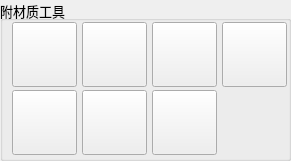
     <widget class="QGroupBox" name="Material">
      <property name="geometry">
       <rect>
        <x>120</x>
        <y>130</y>
        <width>291</width>
        <height>161</height>
       </rect>
      </property>
      <property name="font">
       <font>
        <pointsize>10</pointsize>
       </font>
      </property>
      <property name="title">
       <string>附材质工具</string>
      </property>
      <widget class="QWidget" name="gridLayoutWidget_2">
       <property name="geometry">
        <rect>
         <x>10</x>
         <y>20</y>
         <width>281</width>
         <height>137</height>
        </rect>
       </property>
       <layout class="QGridLayout" name="gridLayout_2">
        <property name="horizontalSpacing">
         <number>3</number>
        </property>
        <property name="verticalSpacing">
         <number>1</number>
        </property>
        <item row="0" column="1">
         <widget class="QPushButton" name="pushButton_19">
          <property name="sizePolicy">
           <sizepolicy hsizetype="Minimum" vsizetype="Fixed">
            <horstretch>10</horstretch>
            <verstretch>0</verstretch>
           </sizepolicy>
          </property>
          <property name="maximumSize">
           <size>
            <width>65</width>
            <height>65</height>
           </size>
          </property>
          <property name="sizeIncrement">
           <size>
            <width>50</width>
            <height>50</height>
           </size>
          </property>
          <property name="mouseTracking">
           <bool>true</bool>
          </property>
          <property name="text">
           <string/>
          </property>
          <property name="icon">
           <iconset>
            <normaloff>../../icons/Ninjago/RenderTools/green.bmp</normaloff>../../icons/Ninjago/RenderTools/green.bmp</iconset>
          </property>
          <property name="iconSize">
           <size>
            <width>128</width>
            <height>128</height>
           </size>
          </property>
          <property name="-command" stdset="0">
           <string>&quot;zzjIDPass_Material_Assign(\&quot;colorG\&quot;)&quot;</string>
          </property>
         </widget>
        </item>
        <item row="0" column="2">
         <widget class="QPushButton" name="pushButton_20">
          <property name="sizePolicy">
           <sizepolicy hsizetype="Minimum" vsizetype="Fixed">
            <horstretch>10</horstretch>
            <verstretch>0</verstretch>
           </sizepolicy>
          </property>
          <property name="maximumSize">
           <size>
            <width>65</width>
            <height>65</height>
           </size>
          </property>
          <property name="sizeIncrement">
           <size>
            <width>50</width>
            <height>50</height>
           </size>
          </property>
          <property name="mouseTracking">
           <bool>true</bool>
          </property>
          <property name="text">
           <string/>
          </property>
          <property name="icon">
           <iconset>
            <normaloff>../../icons/Ninjago/RenderTools/blue.bmp</normaloff>../../icons/Ninjago/RenderTools/blue.bmp</iconset>
          </property>
          <property name="iconSize">
           <size>
            <width>128</width>
            <height>128</height>
           </size>
          </property>
          <property name="-command" stdset="0">
           <string>&quot;zzjIDPass_Material_Assign(\&quot;colorB\&quot;)&quot;</string>
          </property>
         </widget>
        </item>
        <item row="0" column="3">
         <widget class="QPushButton" name="pushButton_21">
          <property name="sizePolicy">
           <sizepolicy hsizetype="Minimum" vsizetype="Fixed">
            <horstretch>10</horstretch>
            <verstretch>0</verstretch>
           </sizepolicy>
          </property>
          <property name="maximumSize">
           <size>
            <width>65</width>
            <height>65</height>
           </size>
          </property>
          <property name="sizeIncrement">
           <size>
            <width>50</width>
            <height>50</height>
           </size>
          </property>
          <property name="mouseTracking">
           <bool>true</bool>
          </property>
          <property name="text">
           <string/>
          </property>
          <property name="icon">
           <iconset>
            <normaloff>../../icons/Ninjago/RenderTools/alpha.bmp</normaloff>../../icons/Ninjago/RenderTools/alpha.bmp</iconset>
          </property>
          <property name="iconSize">
           <size>
            <width>128</width>
            <height>128</height>
           </size>
          </property>
          <property name="-command" stdset="0">
           <string>&quot;zzjIDPass_Material_Assign(\&quot;colorA\&quot;)&quot;</string>
          </property>
         </widget>
        </item>
        <item row="1" column="0">
         <widget class="QPushButton" name="pushButton_22">
          <property name="sizePolicy">
           <sizepolicy hsizetype="Minimum" vsizetype="Fixed">
            <horstretch>10</horstretch>
            <verstretch>0</verstretch>
           </sizepolicy>
          </property>
          <property name="maximumSize">
           <size>
            <width>65</width>
            <height>65</height>
           </size>
          </property>
          <property name="sizeIncrement">
           <size>
            <width>50</width>
            <height>50</height>
           </size>
          </property>
          <property name="mouseTracking">
           <bool>true</bool>
          </property>
          <property name="text">
           <string/>
          </property>
          <property name="icon">
           <iconset>
            <normaloff>../../icons/Ninjago/RenderTools/Matte.bmp</normaloff>../../icons/Ninjago/RenderTools/Matte.bmp</iconset>
          </property>
          <property name="iconSize">
           <size>
            <width>128</width>
            <height>128</height>
           </size>
          </property>
          <property name="-command" stdset="0">
           <string>&quot;zzjIDPass_Material_Assign(\&quot;matte\&quot;)&quot;</string>
          </property>
         </widget>
        </item>
        <item row="1" column="1">
         <widget class="QPushButton" name="pushButton_23">
          <property name="sizePolicy">
           <sizepolicy hsizetype="Minimum" vsizetype="Fixed">
            <horstretch>10</horstretch>
            <verstretch>0</verstretch>
           </sizepolicy>
          </property>
          <property name="maximumSize">
           <size>
            <width>65</width>
            <height>65</height>
           </size>
          </property>
          <property name="sizeIncrement">
           <size>
            <width>50</width>
            <height>50</height>
           </size>
          </property>
          <property name="mouseTracking">
           <bool>true</bool>
          </property>
          <property name="text">
           <string/>
          </property>
          <property name="icon">
           <iconset>
            <normaloff>../../icons/Ninjago/RenderTools/lambert.bmp</normaloff>../../icons/Ninjago/RenderTools/lambert.bmp</iconset>
          </property>
          <property name="iconSize">
           <size>
            <width>128</width>
            <height>128</height>
           </size>
          </property>
          <property name="-command" stdset="0">
           <string>&quot;zzjIDPass_Material_Assign(\&quot;lambert\&quot;)&quot;</string>
          </property>
         </widget>
        </item>
        <item row="0" column="0">
         <widget class="QPushButton" name="pushButton_24">
          <property name="sizePolicy">
           <sizepolicy hsizetype="Minimum" vsizetype="Fixed">
            <horstretch>10</horstretch>
            <verstretch>0</verstretch>
           </sizepolicy>
          </property>
          <property name="maximumSize">
           <size>
            <width>65</width>
            <height>65</height>
           </size>
          </property>
          <property name="sizeIncrement">
           <size>
            <width>50</width>
            <height>50</height>
           </size>
          </property>
          <property name="toolTip">
           <string comment="as" extracomment="asdwe"/>
          </property>
          <property name="statusTip">
           <string/>
          </property>
          <property name="whatsThis">
           <string/>
          </property>
          <property name="text">
           <string/>
          </property>
          <property name="icon">
           <iconset>
            <normaloff>../../icons/Ninjago/RenderTools/red.bmp</normaloff>../../icons/Ninjago/RenderTools/red.bmp</iconset>
          </property>
          <property name="iconSize">
           <size>
            <width>128</width>
            <height>128</height>
           </size>
          </property>
          <property name="-command" stdset="0">
           <string>&quot;zzjIDPass_Material_Assign(\&quot;colorR\&quot;)&quot;</string>
          </property>
         </widget>
        </item>
        <item row="1" column="2">
         <widget class="QPushButton" name="pushButton_25">
          <property name="sizePolicy">
           <sizepolicy hsizetype="Minimum" vsizetype="Fixed">
            <horstretch>10</horstretch>
            <verstretch>0</verstretch>
           </sizepolicy>
          </property>
          <property name="maximumSize">
           <size>
            <width>65</width>
            <height>65</height>
           </size>
          </property>
          <property name="sizeIncrement">
           <size>
            <width>50</width>
            <height>50</height>
           </size>
          </property>
          <property name="mouseTracking">
           <bool>true</bool>
          </property>
          <property name="text">
           <string/>
          </property>
          <property name="icon">
           <iconset>
            <normaloff>../../icons/Ninjago/RenderTools/shadow.bmp</normaloff>../../icons/Ninjago/RenderTools/shadow.bmp</iconset>
          </property>
          <property name="iconSize">
           <size>
            <width>128</width>
            <height>128</height>
           </size>
          </property>
          <property name="-command" stdset="0">
           <string>&quot;zzjIDPass_Material_Assign(\&quot;shadow\&quot;)&quot;</string>
          </property>
         </widget>
        </item>
       </layout>
      </widget>
     </widget>
